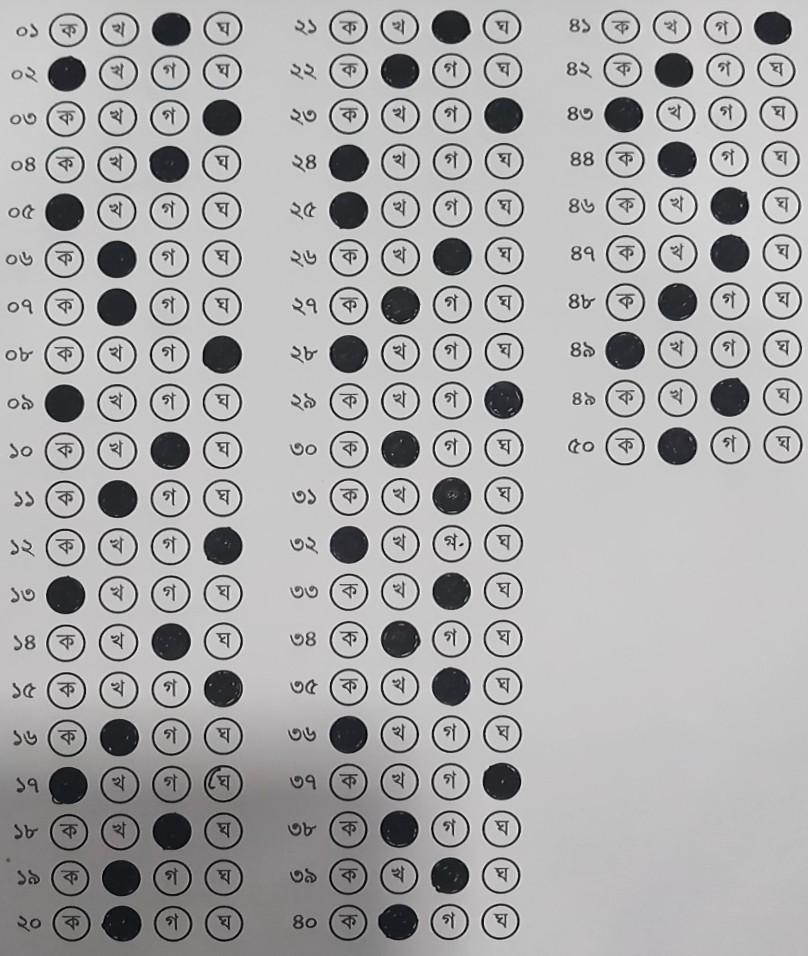
#> input picture Image-8794.jpg, 808 x 956 px
$ python -i util_funcs.py   (imports and definitions only)   (older library calls are emulated)
#> lines starting #> are read from the running program, lines starting #| are printed output that depends on the picture; after the words box and inside, x2 and y2 are one past the last pixel; in counts of white or black regions, pixels touching at a corner belong together
#> further down, picture is the input picture: shape (956, 808, 3); mean B, G, R 170.9, 170.3, 170.8
import math
import cv2
import numpy as np
import json

DETECT_CORNER_POINT = 1
DETECT_INNER_BOX = 2
PERCENT = 1
TRUE_FALSE = 2


def get_convex_hull(contour):
    return cv2.convexHull(contour)


def get_contour_area_by_hull_area(contour):
    return (cv2.contourArea(contour) /
            cv2.contourArea(get_convex_hull(contour)))


def get_contour_area_by_bounding_box_area(contour):
    return (cv2.contourArea(contour) /
            cv2.contourArea(get_bounding_rect(contour)))


def get_contour_perim_by_hull_perim(contour):
    return (cv2.arcLength(contour, True) /
            cv2.arcLength(get_convex_hull(contour), True))


def get_contour_perim_by_bounding_box_perim(contour):
    return (cv2.arcLength(contour, True) /
            cv2.arcLength(get_bounding_rect(contour), True))


def get_full_height_by_contour_height(contour, full_height):
    (x, y, w, h) = cv2.boundingRect(contour)
    return full_height / float(h)


def get_full_width_by_contour_width(contour, full_width):
    (x, y, w, h) = cv2.boundingRect(contour)
    return full_width / float(w)


def get_bounding_rect_aspect_ratio(contour):
    (x, y, w, h) = cv2.boundingRect(contour)
    return h / float(w)


def get_important_contour_featues(contour, img):
    (x, y, w, h) = cv2.boundingRect(contour)
    full_width = img.shape[1]
    full_height = img.shape[0]

    try:
        return {
            "hull_area_ratio": get_contour_area_by_hull_area(contour),
            "bounding_area_ratio": get_contour_area_by_bounding_box_area(contour),
            "hull_perim_ratio": get_contour_perim_by_hull_perim(contour),
            "hull_bounding_perim_ratio": get_contour_perim_by_bounding_box_perim(contour),
            "image_height_ratio": h / float(full_height),
            "image_width_ratio": w / float(full_width),
            "aspect_ratio": h / float(w),
            "height": h,
            "width": w
        }
    except ZeroDivisionError:
        return {
            "hull_area_ratio": float("inf"),
            "bounding_area_ratio": float("inf"),
            "hull_perim_ratio": float("inf"),
            "hull_bounding_perim_ratio": float("inf"),
            "image_height_ratio": float("inf"),
            "image_width_ratio": float("inf"),
            "aspect_ratio": float("inf"),
            "height": float("inf"),
            "width": float("inf"),
        }
        # return 7 * [np.inf]


def get_bounding_rect(contour):
    rect = cv2.minAreaRect(contour)
    box = cv2.boxPoints(rect)
    return np.int0(box)


# [4 lines left out: function features_distance, not called in this run]


# Default mutable arguments should be harmless here
def draw_point(point, img, radius=5, color=(0, 0, 255)):
    cv2.circle(img, tuple(point), radius, color, -1)


def draw_text(img, draw_str, pt, padd=0):
    cv2.putText(img, "[" + draw_str + "]", (pt[0] + padd, pt[1] + padd), cv2.FONT_HERSHEY_PLAIN, .7, (0, 0, 200))


# [8 lines left out: function draw_corners, not called in this run]


def get_centroid(contour):
    m = cv2.moments(contour)
    x = int(m["m10"] / m["m00"])
    y = int(m["m01"] / m["m00"])
    return x, y


def normalize(im):
    return cv2.normalize(im, np.zeros(im.shape), 0, 255, norm_type=cv2.NORM_MINMAX)


def get_approx_contour(contour, tol=.01):
    """Get rid of 'useless' points in the contour"""
    epsilon = tol * cv2.arcLength(contour, True)
    return cv2.approxPolyDP(contour, epsilon, True)


def get_contours(image_gray, mode=cv2.RETR_TREE):
    im2, contours, hierarchy = cv2.findContours(
        image_gray, mode, cv2.CHAIN_APPROX_SIMPLE)

    return [get_approx_contour(cnt) for cnt in contours]
    # return map(get_approx_contour, contours)


# [169 lines left out: functions order_points, get_convex_hull_points, get_outmost_points_by_summation, four_point_transform, sort_points_manual, get_omr_region and 1 more, not called in this run]


def is_a_circle_extreme(features):
    true_for = 0

    if .40 < features['hull_area_ratio'] <= 1:
        true_for += 1
    if .35 < features['bounding_area_ratio'] < 1:
        true_for += 1
    if 0.025 < features['image_height_ratio'] < 0.08:
        true_for += 1
    if 0.025 < features['image_width_ratio'] < 0.09:
        true_for += 1
    if .6 < features['aspect_ratio'] < 1.7:
        true_for += 1
    if 25 <= features['height'] <= 90:
        true_for += 1
    if 25 <= features['width'] <= 90:
        true_for += 1

    return true_for == 7


# return numpy 3d array of shape(n, 4, 2) or shape(0,) in case of invalid args
def arrange_points_according_to_question(point_group, is_debug=False, ori_img=None):
    if len(point_group) == 0:
        return np.array([])
    np_point_group = np.array(point_group)
    if np_point_group.shape[0] % 4 != 0:
        return np.array([])

    # sort points according to y coordinates
    np_point_group = np_point_group[np_point_group[:, 1].argsort()]

    # reshape the 2d array to 3d to arrange to blocks/circles according to question number
    shape1d = int(np_point_group.shape[0] / 4)
    np_point_group = np_point_group.reshape(shape1d, 4, 2)

    # now sort ponts in individual row according to the columns x coordinates
    i_length = np_point_group.shape[0]
    j_length = np_point_group.shape[1]
    for i in range(i_length):
        np_point_group[i] = np_point_group[i][np_point_group[i][:, 0].argsort()]
        if is_debug and ori_img is not None:
            for j in range(j_length):
                draw_text(ori_img, str(i + 1) + "/" + str(j + 1), np_point_group[i, j])

    return np_point_group


# [13 lines left out: function get_circle_block, not called in this run]


# binarizatin of the omr circle region
def operate_on_circle_block(block, with_morphology=False):
    try:
        img = cv2.cvtColor(block, cv2.COLOR_BGR2GRAY)
        img = cv2.threshold(img, 0, 255, cv2.THRESH_BINARY + cv2.THRESH_OTSU)[1]
        black_img = 255 - img
        if with_morphology:
            kernel_ellipse = cv2.getStructuringElement(cv2.MORPH_ELLIPSE, (2, 2))
            black_img = cv2.erode(black_img, kernel_ellipse, iterations=1)

        # [9 lines of commented-out code are left out]

        return black_img

    except Exception:
        return None


def preprocess_omr_region(ori_img):
    img = cv2.GaussianBlur(ori_img, (7, 7), 8)
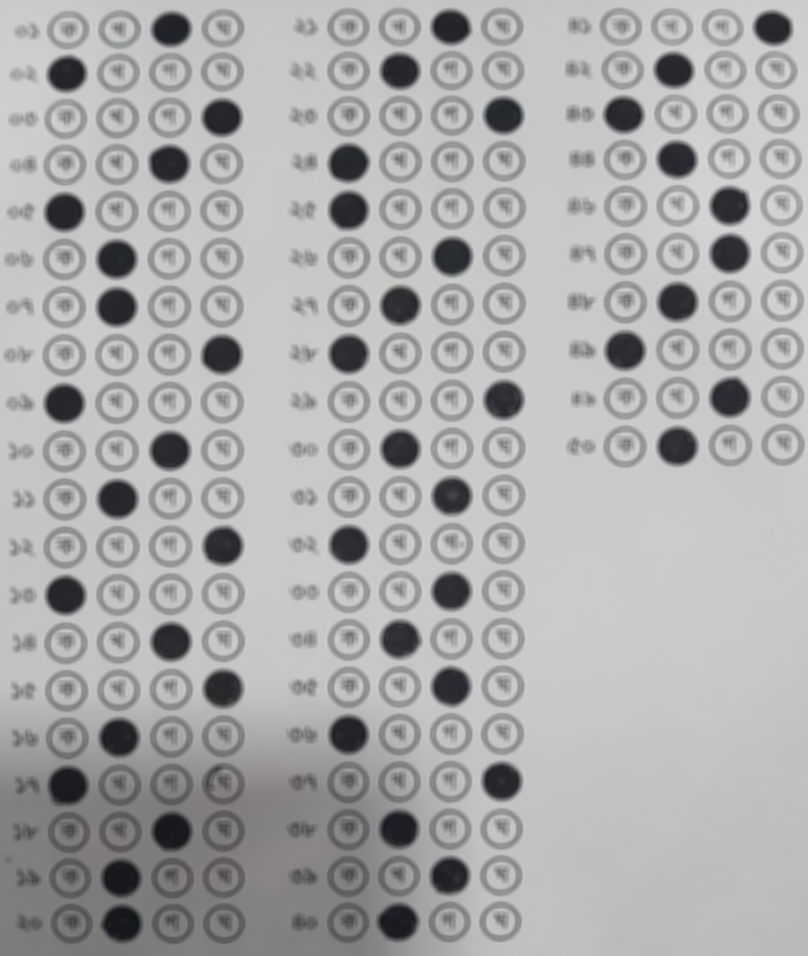
#> img: shape (956, 808, 3); mean B, G, R 170.9, 170.3, 170.8
    img = cv2.cvtColor(img, cv2.COLOR_BGR2GRAY)
#> img: shape (956, 808)

    img = cv2.adaptiveThreshold(img, 255, cv2.ADAPTIVE_THRESH_GAUSSIAN_C, cv2.THRESH_BINARY, 11, 2)
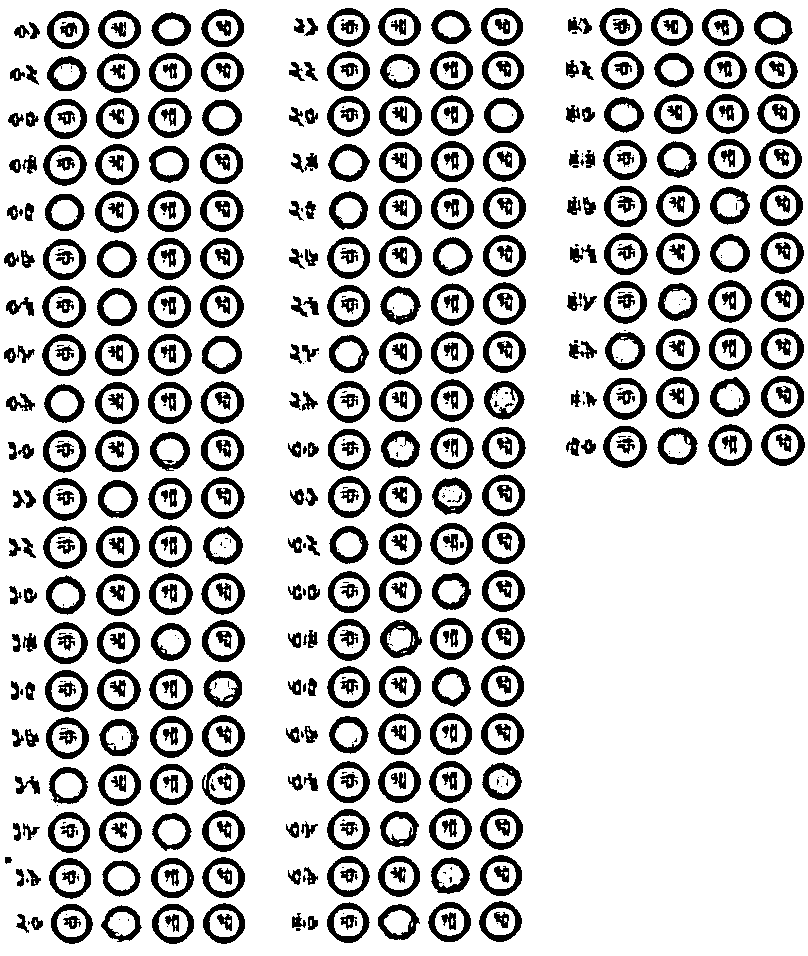
#> img: shape (956, 808); 78.5% white; 624 black regions (165 under 20 px), largest, box (x1, y1, x2, y2) and area: (96, 526, 140, 568) 689, (203, 670, 242, 708) 688, (200, 285, 244, 328) 686
    black_img = 255 - img

    # morphology operation specially dilete
    dilete_kernel = cv2.getStructuringElement(cv2.MORPH_RECT, (2, 2))
    black_img = cv2.dilate(black_img, dilete_kernel, iterations=3)
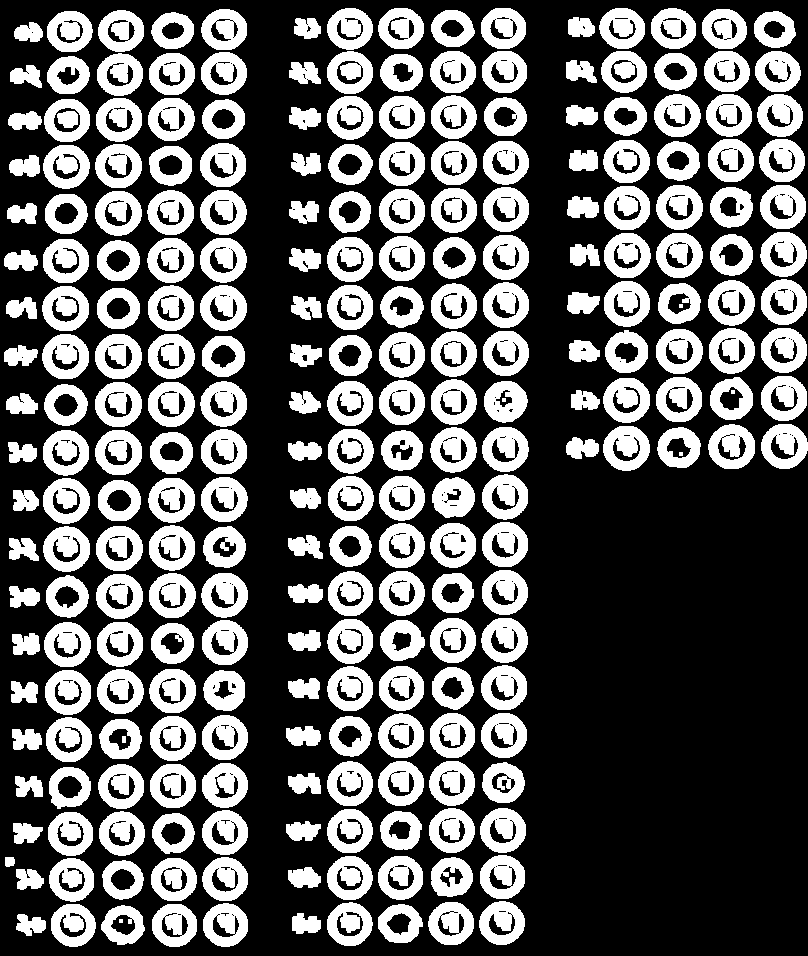
#> black_img: shape (956, 808); 37% white; 258 white regions (5 under 20 px), largest, box (x1, y1, x2, y2) and area: (604, 281, 650, 327) 1462, (603, 426, 650, 471) 1455, (43, 526, 90, 572) 1451

    return black_img, img


# ori_img should be resized to width = 1200 and the type of ori_img should be cv2 image
def get_omr_answers(ori_img, question_count=50, result_type=TRUE_FALSE):
    black_img, img = preprocess_omr_region(ori_img)

    c_img = cv2.cvtColor(img, cv2.COLOR_GRAY2BGR)
#> c_img: shape (956, 808, 3); 78.5% white; 624 black regions (165 under 20 px)
    if question_count < 10 or question_count > 50:
        return None

    num_of_region = math.ceil(question_count / 20.0)
    region_width = int(img.shape[1] / num_of_region)
#> region_width = 269

    left_region_right_x = region_width + 1
#> left_region_right_x = 270
    middle_region_right_x = (2 * region_width) + 1
#> middle_region_right_x = 539

    contours = get_contours(black_img, cv2.RETR_EXTERNAL)
#> in get_contours, `im2, contours, hierarchy = cv2.findContours( image_gray, mode, cv2.CHA..`: contours = 251 contours; largest, box (x1, y1, x2, y2) and area: (43, 478, 90, 524) 1622, (95, 430, 142, 475) 1621, (95, 334, 142, 379) 1618, (200, 285, 247, 331) 1618, (604, 281, 650, 327) 1618
#> contours = 251 contours; largest, box (x1, y1, x2, y2) and area: (200, 285, 247, 331) 1600, (604, 281, 650, 327) 1597, (43, 478, 90, 524) 1595, (761, 424, 808, 469) 1595, (96, 574, 143, 619) 1594

    all_detected_contours = {}
    left_points_group = []
    middle_points_group = []
    right_points_group = []

    contour_debug = False
    print_debug = False

    for cnt in contours:
        cnt_feature = get_important_contour_featues(cnt, black_img)
        if is_a_circle_extreme(cnt_feature):
            cx, cy = get_centroid(cnt)
            all_detected_contours[str(cx) + str(cy)] = cnt
            if cx < left_region_right_x:
                left_points_group.append([cx, cy])
            elif left_region_right_x < cx < middle_region_right_x:
                middle_points_group.append([cx, cy])
            elif middle_region_right_x < cx:
                right_points_group.append([cx, cy])
            if contour_debug:
                draw_point([cx, cy], c_img)

        elif print_debug and 30 < cnt_feature['height'] < 90:
            print("not found", cnt_feature)
#> this loop made 251 passes
#> (w in get_important_contour_featues, h in get_important_contour_featues, true_for in is_a_circle_extreme, cx) on passes 5, 7, 9, 10, 13: (44, 43, 7, 174), (45, 44, 7, 225), (44, 43, 7, 349), (46, 44, 7, 501), (41, 39, 7, 122)
#> (w in get_important_contour_featues, h in get_important_contour_featues, true_for in is_a_circle_extreme, cx, cy) on passes 3, 4, 6, 8, 15, 16: (44, 40, 7, 122, 924), (45, 38, 7, 399, 923), (45, 43, 7, 72, 924), (45, 43, 7, 450, 922), (45, 44, 7, 71, 879), (42, 40, 7, 451, 876)

    # print("left_points_group: ", len(left_points_group))
    # print("middle_points_group: ", len(middle_points_group))
    # print("right_points_group: ", len(right_points_group))

    print("all_detected_contours: ", len(all_detected_contours))
#| all_detected_contours:  200

    final_np_array_points = np.array([])
    np3dArr1 = arrange_points_according_to_question(left_points_group)
    np3dArr2 = arrange_points_according_to_question(middle_points_group)
    np3dArr3 = arrange_points_according_to_question(right_points_group)

    if num_of_region == 3 and np3dArr1.shape[0] != 0 and np3dArr2.shape[0] != 0 and np3dArr3.shape[0] != 0:
        final_np_array_points = np.concatenate((np3dArr1, np3dArr2, np3dArr3))
    elif num_of_region == 2 and np3dArr1.shape[0] != 0 and np3dArr2.shape[0] != 0:
        final_np_array_points = np.concatenate((np3dArr1, np3dArr2))
    elif num_of_region == 2 and np3dArr1.shape[0] != 0 and np3dArr2.shape[0] != 0:
        final_np_array_points = np3dArr1

    print("final_np_array_points: ", final_np_array_points.shape)
#| final_np_array_points:  (50, 4, 2)
    if final_np_array_points.shape[0] != 0 and final_np_array_points.shape[0] == question_count:

        answer_list = np.zeros((final_np_array_points.shape[0], final_np_array_points.shape[1]), dtype='float32')

        i_length = final_np_array_points.shape[0]
        j_length = final_np_array_points.shape[1]

        for i in range(i_length):
            for j in range(j_length):
                (cx, cy) = final_np_array_points[i][j]
                block14_contour = all_detected_contours[str(cx) + str(cy)]
                if block14_contour is not None:
                    (x, y, w, h) = cv2.boundingRect(block14_contour)
                    block = ori_img[y:y + h, x:x + w]
                    processed_img = operate_on_circle_block(block)

                    if processed_img is not None:
                        unique_vals, counts = np.unique(processed_img, return_counts=True)
                        index_dict = dict(zip(unique_vals, counts))
                        # mean_value = processed_img.mean()

                        total_pix = processed_img.shape[0] * processed_img.shape[1]
                        percent_of_white = ((index_dict[255] / float(total_pix)) * 100)

                        if result_type == TRUE_FALSE:
                            answer_list[i, j] = float(50 < percent_of_white)
                        else:
                            answer_list[i, j] = percent_of_white

                        if 50 < percent_of_white:
                            cv2.circle(c_img, (cx, cy), 20, (10, 200, 10), 3)
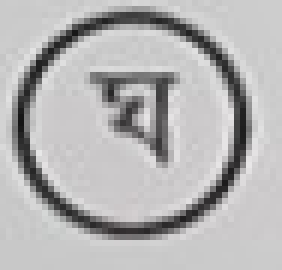
#> block: shape (45, 47, 3) (shown 6 times larger); mean B, G, R 180.3, 179.9, 180.7
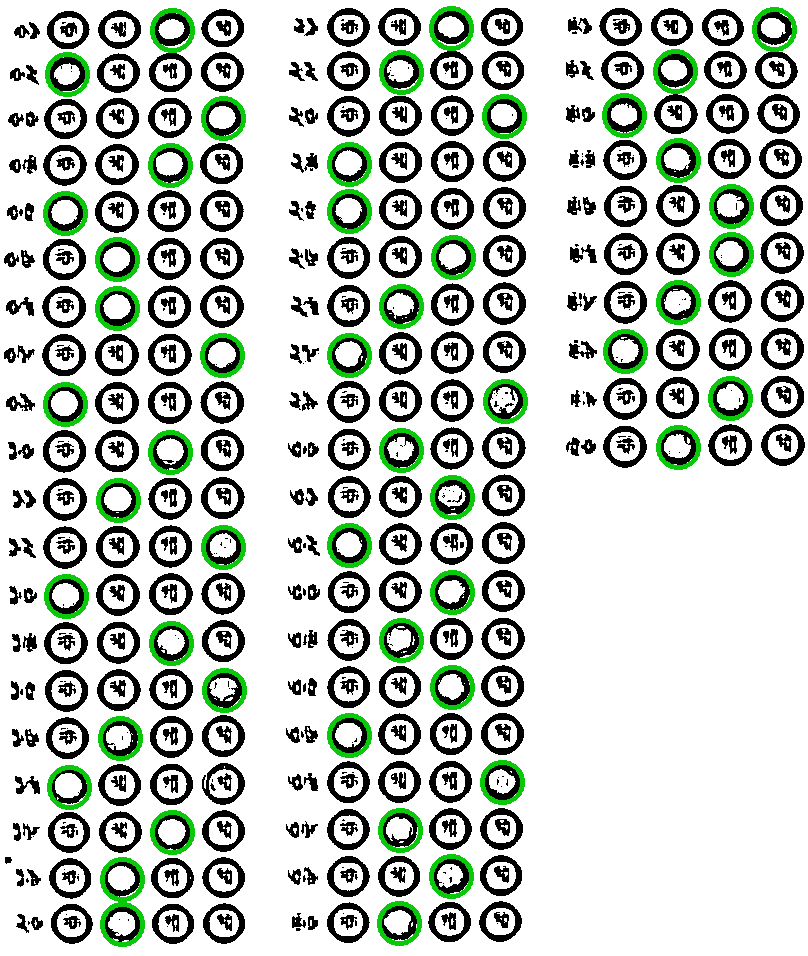
#> c_img: shape (956, 808, 3); mean B, G, R 193.1, 200.7, 193.1
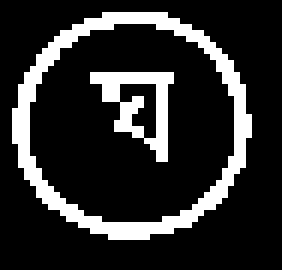
#> processed_img: shape (45, 47) (shown 6 times larger); 17.6% white in thin lines or dots, all inside (x1, y1, x2, y2) = (2, 2, 42, 40)

        # answer_list.around(decimals=1)
        return answer_list, c_img

    return None, c_img


class NumpyEncoder(json.JSONEncoder):
    # [90 lines left out: functions default, preprocess_image_ori, get_omr_answers_ori, not called in this run]

>>> import cv2
>>> picture = cv2.imread('../../Image-8794.jpg')
>>> result = get_omr_answers(picture)
